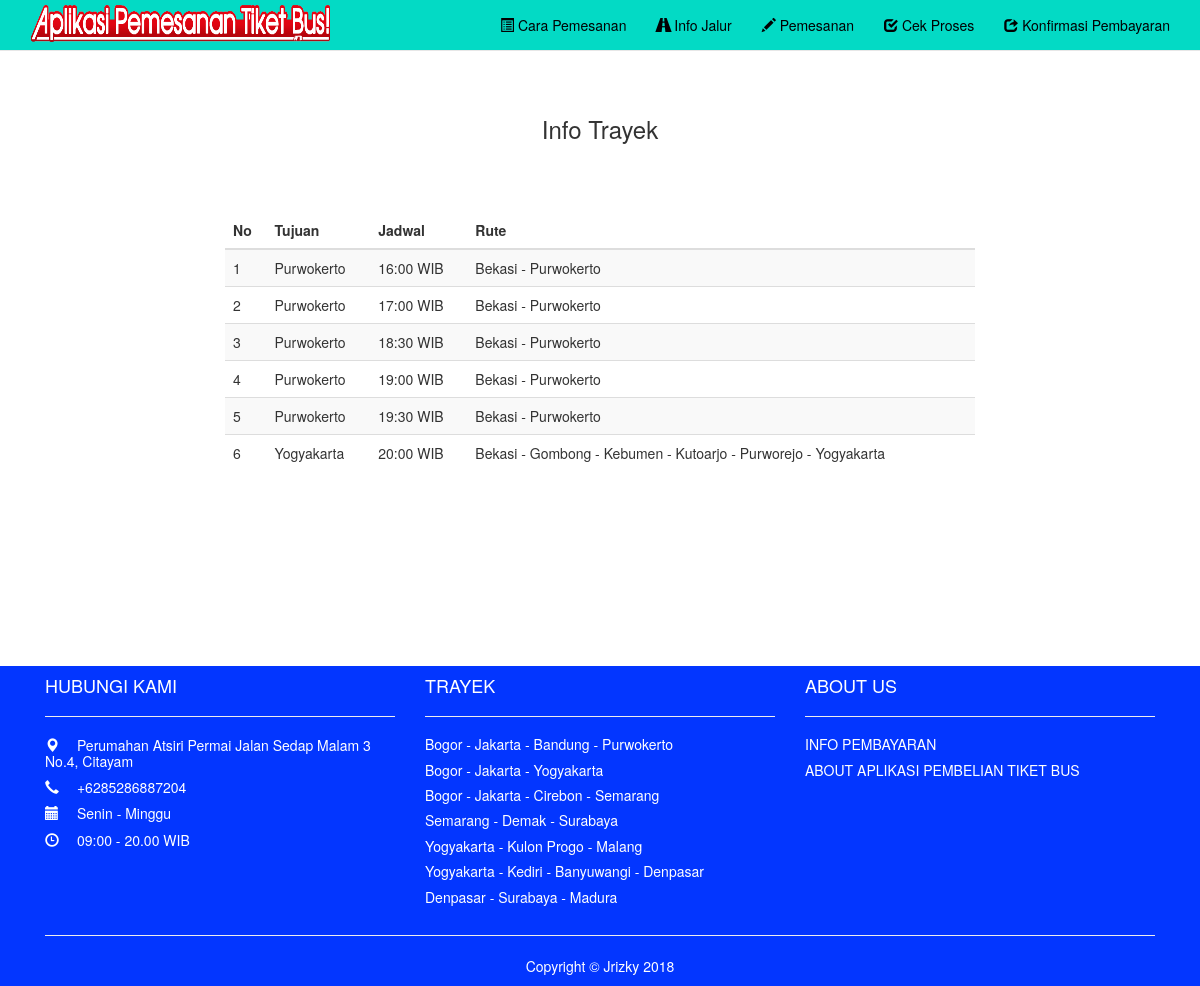
The app's page /index.php?halaman=trayek with its own data.
### tables this page shows
CREATE TABLE `keberangkatan` (
  `id_berangkat` int(20) NOT NULL AUTO_INCREMENT,
  `tujuan` varchar(40) NOT NULL,
  `jadwal` varchar(10) NOT NULL,
  `rute` varchar(100) NOT NULL,
  PRIMARY KEY (`id_berangkat`)
);

### trayek.php (the view, shortened to what this page needs)
<br><br>
    <h3>
        <div align="center">Info Trayek</div>
    </h3>
    <br><br><br>
	<form class="form-horizontal">
  		<table class="table table-striped">
    		<thead>
      			<tr>
					<th>No</th>
					<th>Tujuan</th>
					<th>Jadwal</th>
					<th>Rute</th>
     			</tr>
    		</thead>
    		<tbody>
    			<?php
    				include 'config/koneksi.php';
					$query = mysqli_query($conn, "SELECT * FROM keberangkatan ORDER BY tujuan ASC")or die(mysqli_error());
						if(mysqli_num_rows($query) == 0){
							echo '<tr><td colspan="3" align="center">Tidak ada data!</td></tr>';
						}
						else
						{
							$no = 1;
							while($data = mysqli_fetch_array($query)){
								echo '<tr>';
								echo '<td>'.$no.'</td>';
								echo '<td>'.$data['tujuan'].'</td>';
								echo '<td>'.$data['jadwal'].'</td>';
								echo '<td>'.$data['rute'].'</td>';
								$no++;
							}
						}
				?>
    		</tbody>
  		</table>
	</form>

### index.php (shortened to what this page needs)
<?php
	include 'config/koneksi.php';
	if(isset($_GET['halaman'])) $halaman = $_GET['halaman'];
	    else $halaman = "index";
?>
<!DOCTYPE html>
<html lang="en">
<head>
	<link rel="stylesheet" type="text/css" href="bootstrap/css/bootstrap.css">
	<link rel="stylesheet" href="bootstrap/datepicker/themes/base/jquery.ui.all.css">
</head>
<body>
	<nav class="navbar navbar-default navbar-fixed-top" role="navigation" style="background: #03DAC5">
		<div class="container">
			<div class="navbar-header">
				<a href="index.php"><img src="images/logo1.png" width="300px" height="50px" sizes="relative"></a>
			</div>
			<div class="collapse navbar-collapse" id="bs-example-navbar-collapse-1">
				<ul class="nav navbar-nav navbar-right">
				    <li>
				        <a href="index.php?halaman=cara_pesan" style="color: #010102">
				            <span class="glyphicon glyphicon-list-alt"></span>
				            Cara Pemesanan
				        </a>
				    </li>
				    <li>
				        <a href="index.php?halaman=trayek" style="color: #010102">
				        	<span class="glyphicon glyphicon-road"></span>
				            Info Jalur
				        </a>
				    </li>
				    <li>
				        <a href="index.php?halaman=pemesanan" style="color: #010102">
				            <span class="glyphicon glyphicon-pencil"></span>
				            Pemesanan
				        </a>
				    </li>
				    <li>
				        <a href="index.php?halaman=cek_proses" style="color: #010102">
				            <span class="glyphicon glyphicon-check"></span>
				            Cek Proses
				        </a>
				    </li>
				    <li>
				    	<a href="index.php?halaman=konfirmasi_pembayaran" style="color: #010102">
				    	    <span class="glyphicon glyphicon-share"></span>
				    	    Konfirmasi Pembayaran
				    	</a>
				    </li>
				</ul>
			</div>
		</div>
	</nav>
	<div class="container">
		<div class="row">
			<br>
			<br>
			<div class="col-md-12">
			</div>
			<div class="col-md-2">
			</div>
			<div class="col-md-8">
				<?php
					if ($halaman=='trayek')
						include 'trayek.php';
					elseif ($halaman=='pemesanan')
						include 'pemesanan.php';
					elseif ($halaman=='cek_proses')
						include 'cek_proses.php';
					elseif ($halaman=='konfirmasi_pembayaran')
						include 'konfirmasi_bayar.php';
					elseif ($halaman=='info_pembayaran')
						include 'info_pembayaran.php';
					elseif ($halaman=='about')
						include 'about.php';
					elseif ($halaman=='kursi_ekonomi')
						include 'kursi_ekonomi.php';
					elseif ($halaman=='kursi')
						include 'kursi.php';
					elseif ($halaman=='konfirmasi')
						include 'konfirmasi_pesan.php';
					elseif ($halaman=='invoice')
						include 'invoice.php';
				?>
				<br><br>
			</div>
			<div class="col-md-2">
			</div>
		</div>
		<br><br><br><br><br><br>
	</div>
	<footer style="background:#0336FF;">
	    <div class="container">
	    	<div class="col-md-4">
	    		<div class="headline">
	    		    <h4><font color="#FFFFFF">HUBUNGI KAMI</font></h4>
	    		</div>
	    		<hr>
	    		<div class="content">
	    			<font color="#FFFFFF">
	    				<h5>
	    					<p>
	    						<span class="glyphicon glyphicon-map-marker">&nbsp;</span>
	    					    Perumahan Atsiri Permai Jalan Sedap Malam 3 No.4, Citayam
	    					</p>
	    					<p>
	    						<span class="glyphicon glyphicon-earphone">&nbsp; </span>
	    					    +6285286887204
	    					</p>
	    					<p>
	    						<span class="glyphicon glyphicon-calendar">&nbsp;</span>
	    						Senin - Minggu
	    					</p>
	    					<p>
	    						<span class="glyphicon glyphicon-time">&nbsp;</span>
	    						09:00 - 20.00 WIB
	    					</p>
	    				</h5>
	    			</font>
	    		</div>
	    	</div>
	    	<div class="col-md-4">
	    	    <div class="headline">
	    	        <h4><font color="#FFFFFF">TRAYEK</font></h4>
	    	    </div>
	    	    <hr>
	    	    <div class="content">
	    	    	<font color="#FFFFFF">
	    				<h5>
	    					<p>
	    						Bogor - Jakarta - Bandung - Purwokerto
	    					</p>
	    					<p>
	    						Bogor - Jakarta - Yogyakarta
	    					</p>
	    					<p>
	    						Bogor - Jakarta - Cirebon - Semarang
	    					</p>
	    					<p>
	    						Semarang - Demak - Surabaya
	    					</p>
	    					<p>
	    						Yogyakarta - Kulon Progo - Malang
	    					</p>
	    					<p>
	    						Yogyakarta - Kediri - Banyuwangi - Denpasar
	    					</p>
	    					<p>
	    						Denpasar - Surabaya - Madura
	    					</p>
	    				</h5>
	    			</font>
	    	    </div>
	    	</div>
	    	<div class="col-md-4">
	    	    <div class="headline">
	    	        <h4><font color="#FFFFFF">ABOUT US</font></h4>
	    	    </div>
	    	    <hr>
	    	    <div class="content">
	    	    	<font color="#FFFFFF">
	    				<h5>
	    					<p>
	    						<a href="index.php?halaman=info_pembayaran" style="color: #FFFFFF">
	    							INFO PEMBAYARAN
	    						</a>
	    					</p>
	    					<p>
	    						<a href="index.php?halaman=about" style="color: #FFFFFF">
	    							ABOUT APLIKASI PEMBELIAN TIKET BUS
	    						</a>
	    					</p>
	    				</h5>
	    			</font>
	    	    </div>
	    	</div>
	    	<div class="col-md-12 text-center">
	    		<hr>
	    			<p><font color="#FFFFFF">
	    				Copyright &copy; Jrizky 2018
	    			</font></p>
	    	</div>
	    </div>
	</footer>
</body>
</html>

### index.php (style rules this page uses)
.row { padding-bottom: 15px; padding-top: 15px; }

### records on screen
keberangkatan: tujuan "Purwokerto", jadwal "16:00 WIB", rute "Bekasi - Purwokerto"
keberangkatan: tujuan "Purwokerto", jadwal "17:00 WIB", rute "Bekasi - Purwokerto"
keberangkatan: tujuan "Purwokerto", jadwal "18:30 WIB", rute "Bekasi - Purwokerto"
keberangkatan: tujuan "Purwokerto", jadwal "19:00 WIB", rute "Bekasi - Purwokerto"
keberangkatan: tujuan "Purwokerto", jadwal "19:30 WIB", rute "Bekasi - Purwokerto"
keberangkatan: tujuan "Yogyakarta", jadwal "20:00 WIB", rute "Bekasi - Gombong - Kebumen - Kutoarjo - Purworejo - Yogyakarta"
